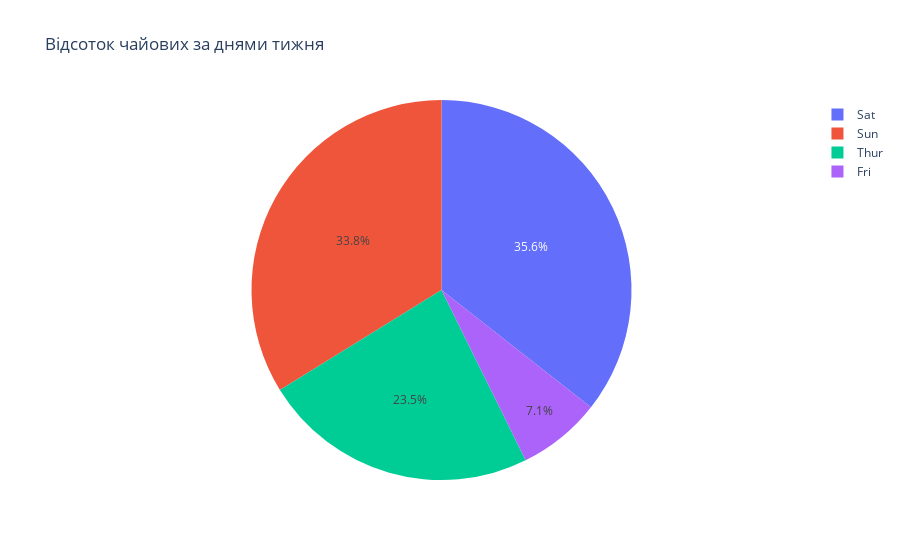

Notebook cell for this chart:
### Markdown cell above
Завдання 5

### Code cell
#Побудуємо графік на основі даних з датасету tips
fig = px.pie(tips, names='day', values='tip', title='Відсоток чайових за днями тижня')

fig.show()

### Figure 1 — Plotly figure (JSON) as saved in the notebook; plotly's stock layout.template omitted (floating-point values rounded to 4 significant figures; data arrays with more than 128 entries replaced by an {"elided": "..."} marker saying what was removed)
{"data": [{"domain": {"x": [0, 1], "y": [0, 1]}, "hovertemplate": "day=%{label}<br>tip=%{value}<extra></extra>", "labels": {"elided": "244 str values"}, "legendgroup": "", "name": "", "showlegend": true, "type": "pie", "values": {"elided": "244 float values"}}], "layout": {"legend": {"tracegroupgap": 0}, "title": {"text": "Відсоток чайових за днями тижня"}}}
